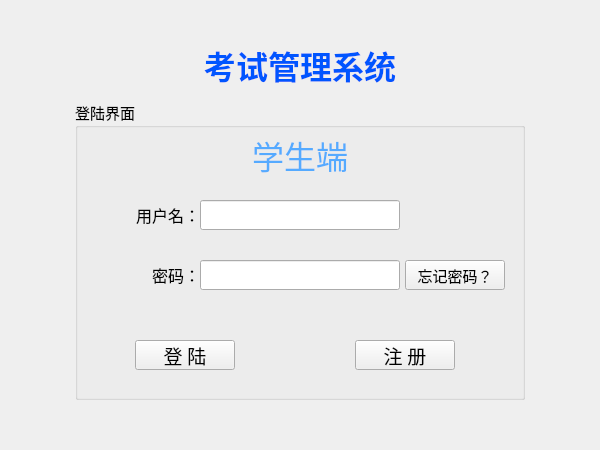
<?xml version="1.0" encoding="UTF-8"?>
<ui version="4.0">
 <class>Loginwidget</class>
 <widget class="QWidget" name="Loginwidget">
  <property name="geometry">
   <rect>
    <x>0</x>
    <y>0</y>
    <width>600</width>
    <height>450</height>
   </rect>
  </property>
  <property name="windowTitle">
   <string>Form</string>
  </property>
  <widget class="QStackedWidget" name="stackedWidget">
   <property name="geometry">
    <rect>
     <x>70</x>
     <y>95</y>
     <width>460</width>
     <height>310</height>
    </rect>
   </property>
   <property name="font">
    <font>
     <family>宋体</family>
     <pointsize>11</pointsize>
    </font>
   </property>
   <property name="currentIndex">
    <number>0</number>
   </property>
   <widget class="QWidget" name="stackedWidgetPage1">
    <property name="minimumSize">
     <size>
      <width>460</width>
      <height>310</height>
     </size>
    </property>
    <property name="maximumSize">
     <size>
      <width>460</width>
      <height>310</height>
     </size>
    </property>
    <widget class="QGroupBox" name="LogGroupBox">
     <property name="geometry">
      <rect>
       <x>5</x>
       <y>5</y>
       <width>450</width>
       <height>300</height>
      </rect>
     </property>
     <property name="minimumSize">
      <size>
       <width>450</width>
       <height>300</height>
      </size>
     </property>
     <property name="maximumSize">
      <size>
       <width>450</width>
       <height>300</height>
      </size>
     </property>
     <property name="title">
      <string>登陆界面</string>
     </property>
     <widget class="QLabel" name="label_2">
      <property name="geometry">
       <rect>
        <x>45</x>
        <y>100</y>
        <width>80</width>
        <height>30</height>
       </rect>
      </property>
      <property name="minimumSize">
       <size>
        <width>80</width>
        <height>30</height>
       </size>
      </property>
      <property name="maximumSize">
       <size>
        <width>80</width>
        <height>30</height>
       </size>
      </property>
      <property name="text">
       <string>&lt;html&gt;&lt;head/&gt;&lt;body&gt;&lt;p align=&quot;right&quot;&gt;&lt;span style=&quot; font-size:12pt;&quot;&gt;用户名：&lt;/span&gt;&lt;/p&gt;&lt;/body&gt;&lt;/html&gt;</string>
      </property>
     </widget>
     <widget class="QLineEdit" name="LogNamelineEdit">
      <property name="geometry">
       <rect>
        <x>125</x>
        <y>100</y>
        <width>200</width>
        <height>30</height>
       </rect>
      </property>
      <property name="minimumSize">
       <size>
        <width>200</width>
        <height>30</height>
       </size>
      </property>
      <property name="maximumSize">
       <size>
        <width>200</width>
        <height>30</height>
       </size>
      </property>
     </widget>
     <widget class="QLineEdit" name="LogPslineEdit">
      <property name="geometry">
       <rect>
        <x>125</x>
        <y>160</y>
        <width>200</width>
        <height>30</height>
       </rect>
      </property>
      <property name="minimumSize">
       <size>
        <width>200</width>
        <height>30</height>
       </size>
      </property>
      <property name="maximumSize">
       <size>
        <width>200</width>
        <height>30</height>
       </size>
      </property>
     </widget>
     <widget class="QLabel" name="label_3">
      <property name="geometry">
       <rect>
        <x>45</x>
        <y>160</y>
        <width>80</width>
        <height>30</height>
       </rect>
      </property>
      <property name="minimumSize">
       <size>
        <width>80</width>
        <height>30</height>
       </size>
      </property>
      <property name="maximumSize">
       <size>
        <width>80</width>
        <height>30</height>
       </size>
      </property>
      <property name="text">
       <string>&lt;html&gt;&lt;head/&gt;&lt;body&gt;&lt;p align=&quot;right&quot;&gt;&lt;span style=&quot; font-size:12pt;&quot;&gt;密码：&lt;/span&gt;&lt;/p&gt;&lt;/body&gt;&lt;/html&gt;</string>
      </property>
     </widget>
     <widget class="QPushButton" name="LogButton">
      <property name="geometry">
       <rect>
        <x>60</x>
        <y>240</y>
        <width>100</width>
        <height>30</height>
       </rect>
      </property>
      <property name="minimumSize">
       <size>
        <width>100</width>
        <height>30</height>
       </size>
      </property>
      <property name="maximumSize">
       <size>
        <width>100</width>
        <height>30</height>
       </size>
      </property>
      <property name="font">
       <font>
        <pointsize>14</pointsize>
       </font>
      </property>
      <property name="text">
       <string>登 陆</string>
      </property>
     </widget>
     <widget class="QPushButton" name="ToRegButton">
      <property name="geometry">
       <rect>
        <x>280</x>
        <y>240</y>
        <width>100</width>
        <height>30</height>
       </rect>
      </property>
      <property name="minimumSize">
       <size>
        <width>100</width>
        <height>30</height>
       </size>
      </property>
      <property name="maximumSize">
       <size>
        <width>100</width>
        <height>30</height>
       </size>
      </property>
      <property name="font">
       <font>
        <pointsize>14</pointsize>
       </font>
      </property>
      <property name="text">
       <string>注 册</string>
      </property>
     </widget>
     <widget class="QPushButton" name="forgetpwbutton">
      <property name="geometry">
       <rect>
        <x>330</x>
        <y>160</y>
        <width>100</width>
        <height>30</height>
       </rect>
      </property>
      <property name="text">
       <string>忘记密码？</string>
      </property>
     </widget>
     <widget class="QLabel" name="label_8">
      <property name="geometry">
       <rect>
        <x>0</x>
        <y>30</y>
        <width>450</width>
        <height>50</height>
       </rect>
      </property>
      <property name="font">
       <font>
        <family>隶书</family>
        <pointsize>24</pointsize>
       </font>
      </property>
      <property name="text">
       <string>&lt;html&gt;&lt;head/&gt;&lt;body&gt;&lt;p align=&quot;center&quot;&gt;&lt;span style=&quot; color:#55aaff;&quot;&gt;学生端&lt;/span&gt;&lt;/p&gt;&lt;/body&gt;&lt;/html&gt;</string>
      </property>
     </widget>
    </widget>
   </widget>
   <widget class="QWidget" name="stackedWidgetPage2">
    <widget class="QGroupBox" name="RegGroupBox">
     <property name="geometry">
      <rect>
       <x>5</x>
       <y>5</y>
       <width>450</width>
       <height>300</height>
      </rect>
     </property>
     <property name="font">
      <font>
       <family>宋体</family>
       <pointsize>11</pointsize>
      </font>
     </property>
     <property name="title">
      <string>注册界面</string>
     </property>
     <widget class="QPushButton" name="RegBackbutton">
      <property name="geometry">
       <rect>
        <x>280</x>
        <y>250</y>
        <width>100</width>
        <height>30</height>
       </rect>
      </property>
      <property name="minimumSize">
       <size>
        <width>100</width>
        <height>30</height>
       </size>
      </property>
      <property name="maximumSize">
       <size>
        <width>100</width>
        <height>30</height>
       </size>
      </property>
      <property name="font">
       <font>
        <pointsize>14</pointsize>
       </font>
      </property>
      <property name="text">
       <string>返 回</string>
      </property>
     </widget>
     <widget class="QLabel" name="label_4">
      <property name="geometry">
       <rect>
        <x>45</x>
        <y>120</y>
        <width>80</width>
        <height>30</height>
       </rect>
      </property>
      <property name="minimumSize">
       <size>
        <width>80</width>
        <height>30</height>
       </size>
      </property>
      <property name="maximumSize">
       <size>
        <width>80</width>
        <height>30</height>
       </size>
      </property>
      <property name="text">
       <string>&lt;html&gt;&lt;head/&gt;&lt;body&gt;&lt;p align=&quot;right&quot;&gt;&lt;span style=&quot; font-size:12pt;&quot;&gt;密码：&lt;/span&gt;&lt;/p&gt;&lt;/body&gt;&lt;/html&gt;</string>
      </property>
     </widget>
     <widget class="QLineEdit" name="RegNamelineEdit">
      <property name="geometry">
       <rect>
        <x>125</x>
        <y>80</y>
        <width>200</width>
        <height>30</height>
       </rect>
      </property>
      <property name="minimumSize">
       <size>
        <width>200</width>
        <height>30</height>
       </size>
      </property>
      <property name="maximumSize">
       <size>
        <width>200</width>
        <height>30</height>
       </size>
      </property>
     </widget>
     <widget class="QPushButton" name="Regbutton">
      <property name="geometry">
       <rect>
        <x>60</x>
        <y>250</y>
        <width>100</width>
        <height>30</height>
       </rect>
      </property>
      <property name="minimumSize">
       <size>
        <width>100</width>
        <height>30</height>
       </size>
      </property>
      <property name="maximumSize">
       <size>
        <width>100</width>
        <height>30</height>
       </size>
      </property>
      <property name="font">
       <font>
        <pointsize>14</pointsize>
       </font>
      </property>
      <property name="text">
       <string>注 册</string>
      </property>
     </widget>
     <widget class="QLineEdit" name="RegPslineEdit1">
      <property name="geometry">
       <rect>
        <x>125</x>
        <y>120</y>
        <width>200</width>
        <height>30</height>
       </rect>
      </property>
      <property name="minimumSize">
       <size>
        <width>200</width>
        <height>30</height>
       </size>
      </property>
      <property name="maximumSize">
       <size>
        <width>200</width>
        <height>30</height>
       </size>
      </property>
     </widget>
     <widget class="QLabel" name="label_5">
      <property name="geometry">
       <rect>
        <x>45</x>
        <y>80</y>
        <width>80</width>
        <height>30</height>
       </rect>
      </property>
      <property name="minimumSize">
       <size>
        <width>80</width>
        <height>30</height>
       </size>
      </property>
      <property name="maximumSize">
       <size>
        <width>80</width>
        <height>30</height>
       </size>
      </property>
      <property name="text">
       <string>&lt;html&gt;&lt;head/&gt;&lt;body&gt;&lt;p align=&quot;right&quot;&gt;&lt;span style=&quot; font-size:12pt;&quot;&gt;用户名：&lt;/span&gt;&lt;/p&gt;&lt;/body&gt;&lt;/html&gt;</string>
      </property>
     </widget>
     <widget class="QLineEdit" name="RegPslineEdit2">
      <property name="geometry">
       <rect>
        <x>125</x>
        <y>160</y>
        <width>200</width>
        <height>30</height>
       </rect>
      </property>
      <property name="minimumSize">
       <size>
        <width>200</width>
        <height>30</height>
       </size>
      </property>
      <property name="maximumSize">
       <size>
        <width>200</width>
        <height>30</height>
       </size>
      </property>
     </widget>
     <widget class="QLabel" name="label_6">
      <property name="geometry">
       <rect>
        <x>25</x>
        <y>160</y>
        <width>100</width>
        <height>30</height>
       </rect>
      </property>
      <property name="minimumSize">
       <size>
        <width>100</width>
        <height>30</height>
       </size>
      </property>
      <property name="maximumSize">
       <size>
        <width>100</width>
        <height>30</height>
       </size>
      </property>
      <property name="text">
       <string>&lt;html&gt;&lt;head/&gt;&lt;body&gt;&lt;p align=&quot;right&quot;&gt;&lt;span style=&quot; font-size:12pt;&quot;&gt;确认密码：&lt;/span&gt;&lt;/p&gt;&lt;/body&gt;&lt;/html&gt;</string>
      </property>
     </widget>
     <widget class="QLineEdit" name="RegNamelineEdit_2">
      <property name="geometry">
       <rect>
        <x>125</x>
        <y>200</y>
        <width>200</width>
        <height>30</height>
       </rect>
      </property>
      <property name="minimumSize">
       <size>
        <width>200</width>
        <height>30</height>
       </size>
      </property>
      <property name="maximumSize">
       <size>
        <width>200</width>
        <height>30</height>
       </size>
      </property>
     </widget>
     <widget class="QLabel" name="label_7">
      <property name="geometry">
       <rect>
        <x>25</x>
        <y>200</y>
        <width>100</width>
        <height>30</height>
       </rect>
      </property>
      <property name="minimumSize">
       <size>
        <width>100</width>
        <height>30</height>
       </size>
      </property>
      <property name="maximumSize">
       <size>
        <width>100</width>
        <height>30</height>
       </size>
      </property>
      <property name="text">
       <string>&lt;html&gt;&lt;head/&gt;&lt;body&gt;&lt;p align=&quot;right&quot;&gt;&lt;span style=&quot; font-size:12pt;&quot;&gt;真实姓名：&lt;/span&gt;&lt;/p&gt;&lt;/body&gt;&lt;/html&gt;</string>
      </property>
     </widget>
     <widget class="QLabel" name="label_9">
      <property name="geometry">
       <rect>
        <x>0</x>
        <y>30</y>
        <width>450</width>
        <height>50</height>
       </rect>
      </property>
      <property name="font">
       <font>
        <family>隶书</family>
        <pointsize>24</pointsize>
       </font>
      </property>
      <property name="text">
       <string>&lt;html&gt;&lt;head/&gt;&lt;body&gt;&lt;p align=&quot;center&quot;&gt;&lt;span style=&quot; color:#55aaff;&quot;&gt;学生端&lt;/span&gt;&lt;/p&gt;&lt;/body&gt;&lt;/html&gt;</string>
      </property>
     </widget>
    </widget>
   </widget>
  </widget>
  <widget class="QLabel" name="label">
   <property name="geometry">
    <rect>
     <x>75</x>
     <y>40</y>
     <width>450</width>
     <height>50</height>
    </rect>
   </property>
   <property name="font">
    <font>
     <family>隶书</family>
     <pointsize>24</pointsize>
    </font>
   </property>
   <property name="text">
    <string>&lt;html&gt;&lt;head/&gt;&lt;body&gt;&lt;p align=&quot;center&quot;&gt;&lt;span style=&quot; font-weight:600; color:#0055ff;&quot;&gt;考试管理系统&lt;/span&gt;&lt;/p&gt;&lt;/body&gt;&lt;/html&gt;</string>
   </property>
  </widget>
 </widget>
 <resources/>
 <connections/>
</ui>
